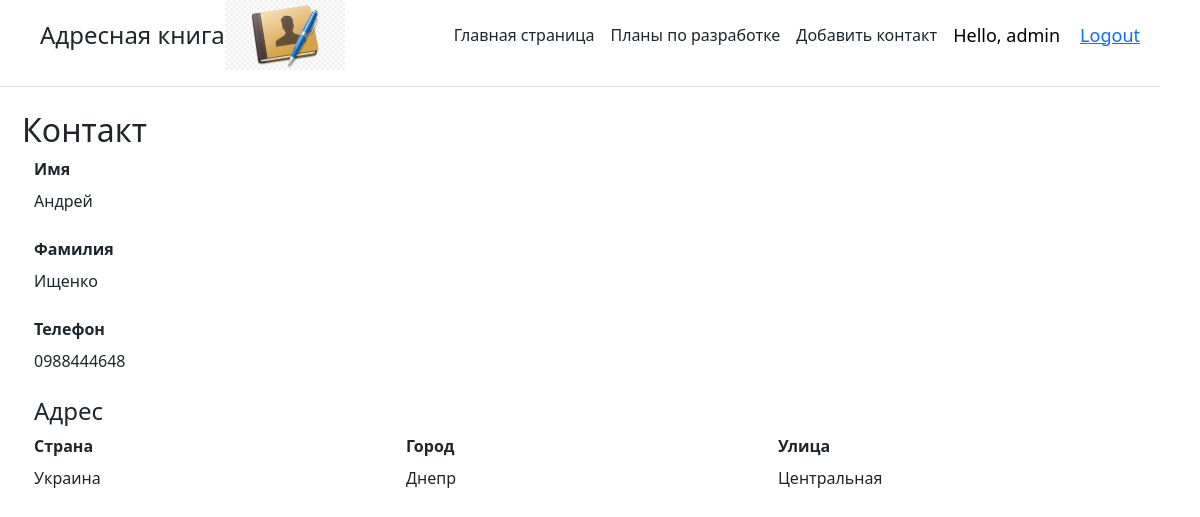
Page /project/1/ (signed in) on the committed database.
### main/models.py (models this page shows, shortened)
class Task(models.Model):
    name_task = models.CharField('Имя', max_length=50)
    surname = models.CharField('Фамилия', max_length=50, default='')
    phone_num = models.CharField('Номер телефона', max_length=50, default='')
    title = models.CharField('Страна', max_length= 50)
    title2 = models.CharField('Город', max_length=50)
    task = models.CharField('Улица', max_length=50)
    created_time = models.DateTimeField(auto_now_add=True)
    account_pic = models.ImageField(null=True, blank=True)
    class Meta:
        verbose_name = 'Контакт'
        verbose_name_plural = 'Контакты'

### main/views.py (the view)
# urls.py: path('project/<str:pk>/', views.project, name="project"),
@login_required(login_url='login')
def project(request, pk):
    projectObj = Task.objects.get(id=pk)
    return render(request,'main/single-project.html',{'title':projectObj.name_task,'project':projectObj})

### main/templates/main/single-project.html (shortened to what this page needs)
{% extends 'main/base.html'%}
{% block content %}
    <h2>Контакт</h2>
        <form method="post">
        <div class="container">
            <label class="form-label"> <b>Имя</b></label>
            <div class="col-4">{{ project.name_task }}</div><br>
            <label class="form-label"> <b>Фамилия</b></label>
            <div class="col-4">{{ project.surname }}</div><br>
            <label class="form-label"> <b>Телефон</b></label>
            <div class="col-4">{{ project.phone_num }}</div>
            <br>
            <h4> Адрес</h4>
            <div class="row">
                <div class="col-4">
                    <label class="form-label"> <b>Страна</b></label><br>
                    {{ project.title }}
                </div>
                <div class="col-4">
                    <label class="form-label"> <b>Город</b></label><br>
                    {{ project.title2 }}
                </div>
                <div class="col-4">
                    <label class="form-label"> <b>Улица</b></label><br>
                    {{ project.task }}
                </div>
            </div>
        </div>
        <br>
    </form>
{%endblock%}

### main/templates/main/base.html (shortened to what this page needs)
{% load static %}
<html lang="en">
<head>
    <link rel ="stylesheet" href="https://cdn.jsdelivr.net/npm/bootstrap@5.1.0/dist/css/bootstrap.min.css">
</head>
<body style="margin-right: 40px">
    <div class="d-flex flex-column flex-md-row align-items-center pb-3 mb-4 border-bottom">
      <a href="/" class="d-flex align-items-center text-dark text-decoration-none">
               <span style="margin-left: 40px"  class="fs-4">Адресная книга</span>
      </a>
        <img src="{% static 'images/logo1.png' %}">
      <nav class="d-inline-flex mt-2 mt-md-0 ms-md-auto">
        <a class="me-3 py-2 text-dark text-decoration-none" href="{% url 'home' %}">Главная страница</a>
        <a class="me-3 py-2 text-dark text-decoration-none" href="{% url 'about' %}">Планы по разработке</a>
          <a class="me-3 py-2 text-dark text-decoration-none" href="{% url 'create' %}">Добавить контакт</a>
      </nav>
        <span class="hello-msg">Hello, {{request.user}}</span>
        <span class="hello-msg" ><a href="{%url 'logout' %}">Logout</a></span>
    </div>
    <div class = "container">
        {% block content %}{%endblock%}
    </div>
</body>
</html>

### main/templates/main/base.html (style rules this page uses)
.hello-msg { font-size:18px; color:#000000; margin-right: 20px }

### rows in the picture
Task: name_task "Андрей", surname "Ищенко", phone_num "0988444648", title "Украина", title2 "Днепр", task "Центральная"

### other values in the picture
{{ request.user }} "admin"
